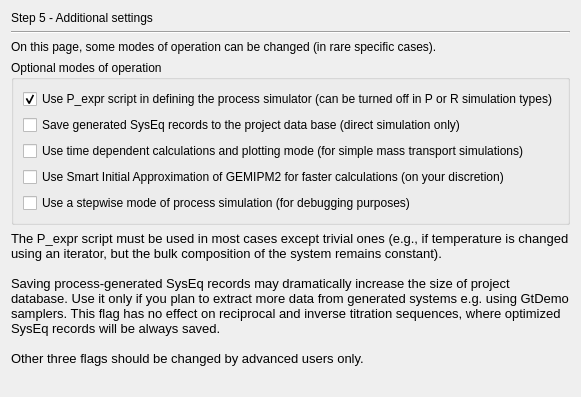
     <widget class="QWidget" name="page_3">
      <layout class="QGridLayout">
       <item row="0" column="0">
        <widget class="QLabel" name="label_2">
         <property name="sizePolicy">
          <sizepolicy hsizetype="Preferred" vsizetype="Fixed">
           <horstretch>0</horstretch>
           <verstretch>0</verstretch>
          </sizepolicy>
         </property>
         <property name="text">
          <string>Step 5 - Additional settings</string>
         </property>
        </widget>
       </item>
       <item row="1" column="0">
        <widget class="Line" name="line_3">
         <property name="orientation">
          <enum>Qt::Horizontal</enum>
         </property>
        </widget>
       </item>
       <item row="2" column="0">
        <widget class="QLabel" name="textLabel3">
         <property name="sizePolicy">
          <sizepolicy hsizetype="Preferred" vsizetype="Preferred">
           <horstretch>0</horstretch>
           <verstretch>0</verstretch>
          </sizepolicy>
         </property>
         <property name="text">
          <string>On this page, some modes of operation can be changed (in rare specific cases).</string>
         </property>
         <property name="wordWrap">
          <bool>false</bool>
         </property>
        </widget>
       </item>
       <item row="3" column="0">
        <widget class="QGroupBox" name="groupBox_4">
         <property name="title">
          <string>Optional modes of operation </string>
         </property>
         <layout class="QGridLayout">
          <item row="1" column="0">
           <widget class="QCheckBox" name="c_PsSY">
            <property name="text">
             <string>Save generated SysEq records to the project data base (direct simulation only)</string>
            </property>
           </widget>
          </item>
          <item row="2" column="0">
           <widget class="QCheckBox" name="c_PsRT">
            <property name="text">
             <string>Use time dependent calculations and plotting mode (for simple mass transport simulations)</string>
            </property>
           </widget>
          </item>
          <item row="3" column="0">
           <widget class="QCheckBox" name="c_PvR1">
            <property name="text">
             <string>Use Smart Initial Approximation of GEMIPM2 for faster calculations (on your discretion)</string>
            </property>
           </widget>
          </item>
          <item row="4" column="0">
           <widget class="QCheckBox" name="pStepwise">
            <property name="text">
             <string>Use a stepwise mode of process simulation (for debugging purposes)</string>
            </property>
           </widget>
          </item>
          <item row="0" column="0">
           <widget class="QCheckBox" name="c_PsEqn">
            <property name="text">
             <string>Use P_expr script in defining the process simulator (can be turned off in P or R simulation types)</string>
            </property>
            <property name="checked">
             <bool>true</bool>
            </property>
           </widget>
          </item>
         </layout>
        </widget>
       </item>
       <item row="6" column="0">
        <widget class="QLabel" name="label_4">
         <property name="text">
          <string/>
         </property>
        </widget>
       </item>
       <item row="5" column="0">
        <widget class="QLabel" name="textLabel4">
         <property name="sizePolicy">
          <sizepolicy hsizetype="Preferred" vsizetype="Preferred">
           <horstretch>0</horstretch>
           <verstretch>0</verstretch>
          </sizepolicy>
         </property>
         <property name="text">
          <string>&lt;!DOCTYPE HTML PUBLIC &quot;-//W3C//DTD HTML 4.0//EN&quot; &quot;http://www.w3.org/TR/REC-html40/strict.dtd&quot;&gt;
&lt;html&gt;&lt;head&gt;&lt;meta name=&quot;qrichtext&quot; content=&quot;1&quot; /&gt;&lt;style type=&quot;text/css&quot;&gt;
p, li { white-space: pre-wrap; }
&lt;/style&gt;&lt;/head&gt;&lt;body style=&quot; font-family:'MS Shell Dlg 2'; font-size:10pt; font-weight:400; font-style:normal;&quot;&gt;
&lt;p style=&quot; margin-top:0px; margin-bottom:0px; margin-left:0px; margin-right:0px; -qt-block-indent:0; text-indent:0px;&quot;&gt;The P_expr script must be used in most cases except trivial ones (e.g., if temperature is changed using an iterator, but the bulk composition of the system remains constant). &lt;/p&gt;
&lt;p style=&quot; margin-top:0px; margin-bottom:0px; margin-left:0px; margin-right:0px; -qt-block-indent:0; text-indent:0px;&quot;&gt;&lt;br /&gt;Saving process-generated SysEq records may dramatically increase the size of project database. Use it only if you plan to extract more data from generated systems e.g. using GtDemo samplers. This flag has no effect on reciprocal and inverse titration sequences, where optimized SysEq records will be always saved.&lt;br /&gt;&lt;br /&gt;Other three flags should be changed by advanced users only.&lt;/p&gt;&lt;/body&gt;&lt;/html&gt;</string>
         </property>
         <property name="alignment">
          <set>Qt::AlignVCenter</set>
         </property>
         <property name="wordWrap">
          <bool>true</bool>
         </property>
        </widget>
       </item>
      </layout>
     </widget>
